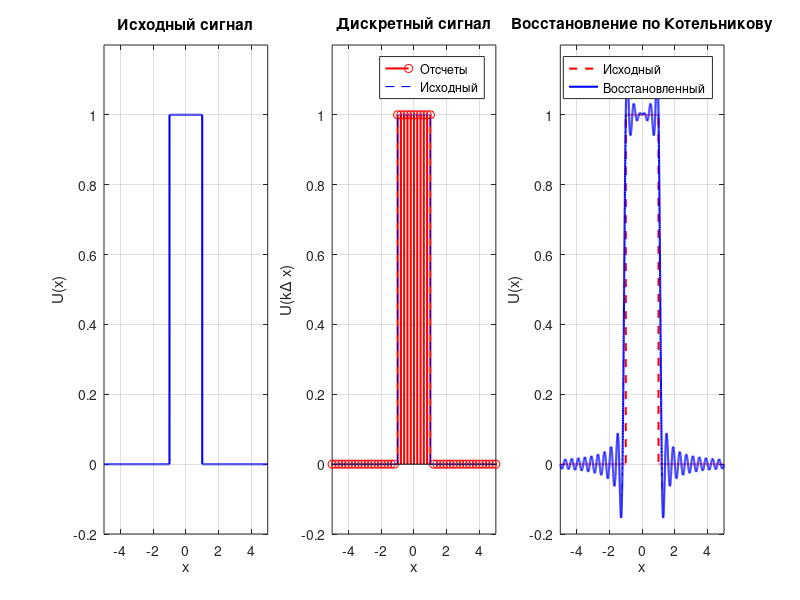

MATLAB code to generate this figure: (Note: this script raises an error after producing the figure.)
%% ЛР №1: Изучение дискретизации сигналов
clear; clc; close all;

%% Параметры
L = 2;          % Ширина прямоугольного импульса
A = 1;          % Амплитуда сигнала Гаусса
sigma = 1.5;    % Параметр сигнала Гаусса 

dx = 0.2;       % Шаг дискретизации
F = 1/(2*dx);   % Частота

x_min = -5;
x_max = 5;
x = x_min:0.001:x_max;

%% Прямоугольный импульс

U_rect = zeros(size(x));
U_rect(abs(x) <= L/2) = 1;

% Дискретизация
x_discr = x_min:dx:x_max; 
U_rect_discr = zeros(size(x_discr));
U_rect_discr(abs(x_discr) <= L/2) = 1;

% Восстановление по формуле Котельникова
U_rect_restored = zeros(size(x));
for k = 1:length(x_discr)
    U_rect_restored = U_rect_restored + U_rect_discr(k) * sinc(2*F*(x - x_discr(k)));
end

figure('Name', 'Прямоугольный импульс', 'Position', [100, 100, 1200, 400]);

subplot(1, 3, 1);
plot(x, U_rect, 'b-', 'LineWidth', 1.5);
grid on;
xlabel('x');
ylabel('U(x)');
title('Исходный сигнал');
ylim([-0.2, 1.2]);
xlim([x_min, x_max]);

subplot(1, 3, 2);
stem(x_discr, U_rect_discr, 'r', 'LineWidth', 1.5, 'MarkerSize', 6);
hold on;
plot(x, U_rect, 'b--', 'LineWidth', 0.8);
grid on;
xlabel('x');
ylabel('U(k\Delta x)');
title('Дискретный сигнал');
ylim([-0.2, 1.2]);
xlim([x_min, x_max]);
legend('Отсчеты', 'Исходный', 'Location', 'best');

subplot(1, 3, 3);
plot(x, U_rect, 'r--', 'LineWidth', 1.5, 'DisplayName', 'Исходный');
hold on;
plot(x, U_rect_restored, 'b-', 'LineWidth', 1.5, 'DisplayName', 'Восстановленный');
grid on;
xlabel('x');
ylabel('U(x)');
title('Восстановление по Котельникову');
ylim([-0.2, 1.2]);
xlim([x_min, x_max]);
legend('Location', 'best');

sgtitle(sprintf('Прямоугольный импульс (L = %.1f, \\Delta x = %.2f)', L, dx));

%% Сигнал Гаусса

U_gauss = A * exp(-x.^2 / sigma^2);

U_gauss_discr = A * exp(-x_discr.^2 / sigma^2);

U_gauss_restored = zeros(size(x));
for k = 1:length(x_discr)
    U_gauss_restored = U_gauss_restored + U_gauss_discr(k) * sinc(2*F*(x - x_discr(k)));
end

figure('Name', 'Сигнал Гаусса', 'Position', [100, 550, 1200, 400]);

subplot(1, 3, 1);
plot(x, U_gauss, 'b-', 'LineWidth', 1.5);
grid on;
xlabel('x');
ylabel('U(x)');
title('Исходный сигнал');
ylim([-0.1, 1.1]);
xlim([x_min, x_max]);

subplot(1, 3, 2);
stem(x_discr, U_gauss_discr, 'r', 'LineWidth', 1.5, 'MarkerSize', 6);
hold on;
plot(x, U_gauss, 'b--', 'LineWidth', 0.8);
grid on;
xlabel('x');
ylabel('U(k\Delta x)');
title('Дискретный сигнал');
ylim([-0.1, 1.1]);
xlim([x_min, x_max]);
legend('Отсчеты', 'Исходный', 'Location', 'best');

subplot(1, 3, 3);
plot(x, U_gauss, 'r--', 'LineWidth', 1.5, 'DisplayName', 'Исходный');
hold on;
plot(x, U_gauss_restored, 'b-', 'LineWidth', 1.5, 'DisplayName', 'Восстановленный');
grid on;
xlabel('x');
ylabel('U(x)');
title('Восстановление по Котельникову');
ylim([-0.1, 1.1]);
xlim([x_min, x_max]);
legend('Location', 'best');
